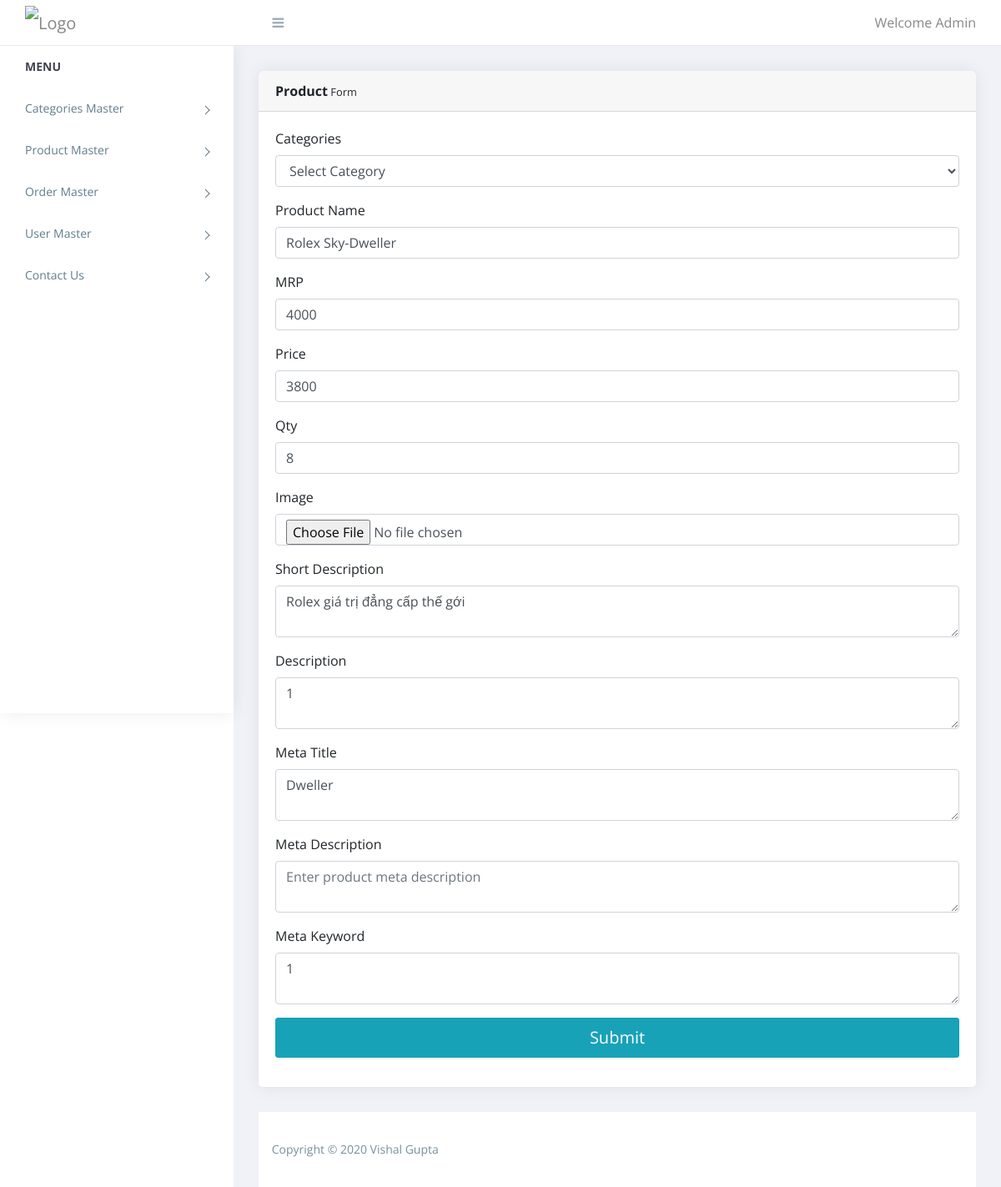
Page /phpeCom/admin/manage_product.php?id=1 (signed in) on the committed database.
### tables this page shows
CREATE TABLE `product` (
  `id` int NOT NULL AUTO_INCREMENT,
  `id_categories` int DEFAULT NULL,
  `sub_id_categories` int DEFAULT NULL,
  `name` varchar(255) DEFAULT NULL,
  `mrp` float DEFAULT NULL,
  `price` float DEFAULT NULL,
  `qty` int DEFAULT NULL,
  `image` varchar(300) DEFAULT NULL,
  `short_desc` longtext,
  `description` longtext,
  `best_seller` int DEFAULT NULL,
  `meta_title` varchar(45) DEFAULT NULL,
  `meta_desc` varchar(255) DEFAULT NULL,
  `meta_keyword` varchar(45) DEFAULT NULL,
  `status` int DEFAULT NULL,
  PRIMARY KEY (`id`)
);

### phpeCom/admin/functions.inc.php (called while the page is built, shortened)
<?php
function get_safe_value($con,$str){
	if($str!=''){
		$str=trim($str);
		return mysqli_real_escape_string($con,$str);
	}
}
?>

### phpeCom/admin/manage_product.php (the view, shortened to what this page needs)
<?php
require('top.inc.php');
$name='';
$mrp='';
$price='';
$qty='';
$short_desc	='';
$description	='';
$meta_title	='';
$meta_description	='';
$meta_keyword='';
$image_required='required';
if(isset($_GET['id']) && $_GET['id']!=''){
	$image_required='';
	$id=get_safe_value($con,$_GET['id']);
	$res=mysqli_query($con,"select * from product where id='$id'");
	$check=mysqli_num_rows($res);
	if($check>0){
		$row=mysqli_fetch_assoc($res);
		$name=$row['name'];
		$mrp=$row['mrp'];
		$price=$row['price'];
		$qty=$row['qty'];
		$short_desc=$row['short_desc'];
		$description=$row['description'];
		$meta_title=$row['meta_title'];
		$meta_keyword=$row['meta_keyword'];
	}else{
		header('location:product.php');
		die();
	}
}
?>
<div class="content pb-0">
            <div class="animated fadeIn">
               <div class="row">
                  <div class="col-lg-12">
                     <div class="card">
                        <div class="card-header"><strong>Product</strong><small> Form</small></div>
                        <form method="post" enctype="multipart/form-data">
							<div class="card-body card-block">
							   <div class="form-group">
									<label for="categories" class=" form-control-label">Categories</label>
									<select class="form-control" name="categories_id">
										<option>Select Category</option>
									</select>
								</div>
								<div class="form-group">
									<label for="categories" class=" form-control-label">Product Name</label>
									<input type="text" name="name" placeholder="Enter product name" class="form-control" required value="<?php echo $name?>">
								</div>
								<div class="form-group">
									<label for="categories" class=" form-control-label">MRP</label>
									<input type="text" name="mrp" placeholder="Enter product mrp" class="form-control" required value="<?php echo $mrp?>">
								</div>
								<div class="form-group">
									<label for="categories" class=" form-control-label">Price</label>
									<input type="text" name="price" placeholder="Enter product price" class="form-control" required value="<?php echo $price?>">
								</div>
								<div class="form-group">
									<label for="categories" class=" form-control-label">Qty</label>
									<input type="text" name="qty" placeholder="Enter qty" class="form-control" required value="<?php echo $qty?>">
								</div>
								<div class="form-group">
									<label for="categories" class=" form-control-label">Image</label>
									<input type="file" name="image" class="form-control" <?php echo  $image_required?>>
								</div>
								<div class="form-group">
									<label for="categories" class=" form-control-label">Short Description</label>
									<textarea name="short_desc" placeholder="Enter product short description" class="form-control" required><?php echo $short_desc?></textarea>
								</div>
								<div class="form-group">
									<label for="categories" class=" form-control-label">Description</label>
									<textarea name="description" placeholder="Enter product description" class="form-control" required><?php echo $description?></textarea>
								</div>
								<div class="form-group">
									<label for="categories" class=" form-control-label">Meta Title</label>
									<textarea name="meta_title" placeholder="Enter product meta title" class="form-control"><?php echo $meta_title?></textarea>
								</div>
								<div class="form-group">
									<label for="categories" class=" form-control-label">Meta Description</label>
									<textarea name="meta_desc" placeholder="Enter product meta description" class="form-control"><?php echo $meta_description?></textarea>
								</div>
								<div class="form-group">
									<label for="categories" class=" form-control-label">Meta Keyword</label>
									<textarea name="meta_keyword" placeholder="Enter product meta keyword" class="form-control"><?php echo $meta_keyword?></textarea>
								</div>
							   <button id="payment-button" name="submit" type="submit" class="btn btn-lg btn-info btn-block">
							   <span id="payment-button-amount">Submit</span>
							   </button>
							</div>
						</form>
                     </div>
                  </div>
               </div>
            </div>
         </div>
<?php
require('footer.inc.php');
?>

### phpeCom/admin/assets/css/style.css (style rules this page uses)
body { display: table; font-family: open sans, sans-serif; font-size: 16px; width: 100% }
a, button { text-decoration: none; outline: none!important; color: #878787; -webkit-transition: all .25s ease; transition: all .25s ease }
.pb-0 { padding-bottom: 0 }
.btn, button, input, textarea { -webkit-box-shadow: none; box-shadow: none; outline: 0!important }
.btn { border-radius: 3px }
.content { float: left; padding: 1.875em; width: 100% }
.card { margin-bottom: 1.875em; border-radius: 5px; padding: 0; border: 0 solid transparent; -webkit-box-shadow: 0 0 20px rgba(0, 0, 0, .08); box-shadow: 0 0 20px rgba(0, 0, 0, .08) }
.card .card-body { float: left; padding: 1.25em; position: relative; width: 100% }
.btn, .button { display: inline-block; font-weight: 400; text-align: center; white-space: nowrap; vertical-align: middle; -webkit-transition: all .15s ease-in-out; transition: all .15s ease-in-out; border-radius: 3; cursor: pointer }
@media (max-width:1368px) { .card-body { padding: 15px } }

### rows in the picture
product: name "Rolex Sky-Dweller", mrp "4000", price "3800", qty "8", short_desc "Rolex giá trị đẳng cấp thế gới", description "1", meta_title "Dweller", meta_keyword "1"
